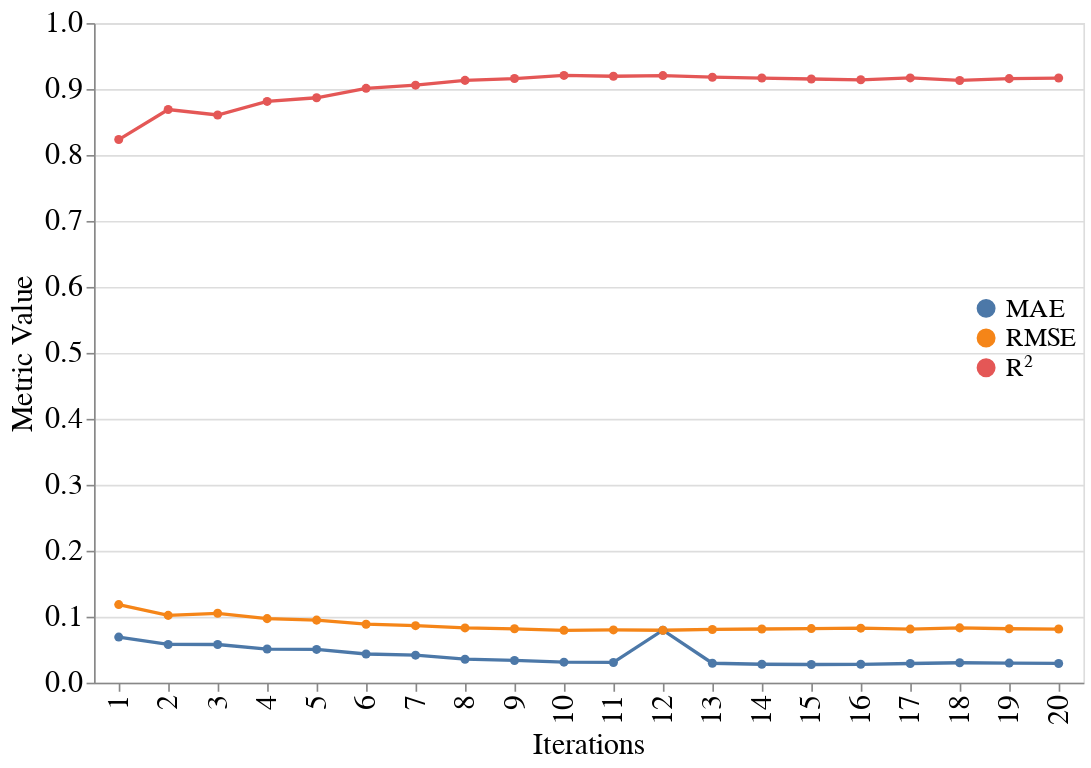

Notebook code for this chart:
### Code cell
import altair as alt

chart = alt.Chart(df_long2).mark_line(point=True).encode(
    x=alt.X('Iteration:O', title='Iterations', axis=alt.Axis(titleFontSize=18, titleFontWeight='normal', labelFontSize=18)),
    y=alt.Y('Value:Q', title='Metric Value', axis=alt.Axis(titleFontSize=18, titleFontWeight='normal', labelFontSize=18)),
    color=alt.Color('Metric:N', title=None),  # remove "Metrics" title
    tooltip=['Iteration', 'Metric', 'Value']
).configure(
    # Font size configurations
    title=alt.TitleConfig(fontSize=20),
    axis=alt.AxisConfig(
        titleFontSize=20,
        labelFontSize=20
    ),
    legend=alt.LegendConfig(
        titleFontSize=16,
        labelFontSize=16,
        # Position the legend inside the chart
        orient='none',
        legendX=533,  # Adjust the x-position as needed
        legendY=165    # Adjust the y-position as needed
    )
).properties(
    # Chart size
    width=600,
    height=400
)

chart

### Figure 1 — Vega-Lite specification as saved in the notebook (floating-point values rounded to 4 significant figures)
{"config": {"view": {"continuousWidth": 300, "continuousHeight": 300}, "axis": {"labelFontSize": 20, "titleFontSize": 20}, "legend": {"labelFontSize": 16, "legendX": 533, "legendY": 165, "orient": "none", "titleFontSize": 16}, "title": {"fontSize": 20}}, "data": {"name": "data-b9bff48d61434bff24b9e748248e78e9"}, "mark": {"type": "line", "point": true}, "encoding": {"color": {"field": "Metric", "title": null, "type": "nominal"}, "tooltip": [{"field": "Iteration", "type": "quantitative"}, {"field": "Metric", "type": "nominal"}, {"field": "Value", "type": "quantitative"}], "x": {"axis": {"labelFontSize": 18, "titleFontSize": 18, "titleFontWeight": "normal"}, "field": "Iteration", "title": "Iterations", "type": "ordinal"}, "y": {"axis": {"labelFontSize": 18, "titleFontSize": 18, "titleFontWeight": "normal"}, "field": "Value", "title": "Metric Value", "type": "quantitative"}}, "height": 400, "width": 600, "$schema": "https://vega.github.io/schema/vega-lite/v5.20.1.json", "datasets": {"data-b9bff48d61434bff24b9e748248e78e9": [{"Iteration": 1, "Metric": "MAE", "Value": 0.06915}, {"Iteration": 2, "Metric": "MAE", "Value": 0.05796}, {"Iteration": 3, "Metric": "MAE", "Value": 0.05787}, {"Iteration": 4, "Metric": "MAE", "Value": 0.05099}, {"Iteration": 5, "Metric": "MAE", "Value": 0.05043}, {"Iteration": 6, "Metric": "MAE", "Value": 0.04347}, {"Iteration": 7, "Metric": "MAE", "Value": 0.04176}, {"Iteration": 8, "Metric": "MAE", "Value": 0.03563}, {"Iteration": 9, "Metric": "MAE", "Value": 0.0337}, {"Iteration": 10, "Metric": "MAE", "Value": 0.0311}, {"Iteration": 11, "Metric": "MAE", "Value": 0.03068}, {"Iteration": 12, "Metric": "MAE", "Value": 0.07951}, {"Iteration": 13, "Metric": "MAE", "Value": 0.02948}, {"Iteration": 14, "Metric": "MAE", "Value": 0.02795}, {"Iteration": 15, "Metric": "MAE", "Value": 0.0276}, {"Iteration": 16, "Metric": "MAE", "Value": 0.02788}, {"Iteration": 17, "Metric": "MAE", "Value": 0.02905}, {"Iteration": 18, "Metric": "MAE", "Value": 0.03019}, {"Iteration": 19, "Metric": "MAE", "Value": 0.02972}, {"Iteration": 20, "Metric": "MAE", "Value": 0.02913}, {"Iteration": 1, "Metric": "RMSE", "Value": 0.1184}, {"Iteration": 2, "Metric": "RMSE", "Value": 0.102}, {"Iteration": 3, "Metric": "RMSE", "Value": 0.1052}, {"Iteration": 4, "Metric": "RMSE", "Value": 0.09712}, {"Iteration": 5, "Metric": "RMSE", "Value": 0.09483}, {"Iteration": 6, "Metric": "RMSE", "Value": 0.08865}, {"Iteration": 7, "Metric": "RMSE", "Value": 0.08647}, {"Iteration": 8, "Metric": "RMSE", "Value": 0.08306}, {"Iteration": 9, "Metric": "RMSE", "Value": 0.08171}, {"Iteration": 10, "Metric": "RMSE", "Value": 0.07937}, {"Iteration": 11, "Metric": "RMSE", "Value": 0.07999}, {"Iteration": 12, "Metric": "RMSE", "Value": 0.07951}, {"Iteration": 13, "Metric": "RMSE", "Value": 0.08071}, {"Iteration": 14, "Metric": "RMSE", "Value": 0.08137}, {"Iteration": 15, "Metric": "RMSE", "Value": 0.08204}, {"Iteration": 16, "Metric": "RMSE", "Value": 0.08264}, {"Iteration": 17, "Metric": "RMSE", "Value": 0.08126}, {"Iteration": 18, "Metric": "RMSE", "Value": 0.08311}, {"Iteration": 19, "Metric": "RMSE", "Value": 0.08178}, {"Iteration": 20, "Metric": "RMSE", "Value": 0.08135}, {"Iteration": 1, "Metric": "R²", "Value": 0.8234}, {"Iteration": 2, "Metric": "R²", "Value": 0.8689}, {"Iteration": 3, "Metric": "R²", "Value": 0.8607}, {"Iteration": 4, "Metric": "R²", "Value": 0.8812}, {"Iteration": 5, "Metric": "R²", "Value": 0.8868}, {"Iteration": 6, "Metric": "R²", "Value": 0.901}, {"Iteration": 7, "Metric": "R²", "Value": 0.9059}, {"Iteration": 8, "Metric": "R²", "Value": 0.9131}, {"Iteration": 9, "Metric": "R²", "Value": 0.9159}, {"Iteration": 10, "Metric": "R²", "Value": 0.9207}, {"Iteration": 11, "Metric": "R²", "Value": 0.9194}, {"Iteration": 12, "Metric": "R²", "Value": 0.9204}, {"Iteration": 13, "Metric": "R²", "Value": 0.918}, {"Iteration": 14, "Metric": "R²", "Value": 0.9166}, {"Iteration": 15, "Metric": "R²", "Value": 0.9153}, {"Iteration": 16, "Metric": "R²", "Value": 0.914}, {"Iteration": 17, "Metric": "R²", "Value": 0.9169}, {"Iteration": 18, "Metric": "R²", "Value": 0.913}, {"Iteration": 19, "Metric": "R²", "Value": 0.9158}, {"Iteration": 20, "Metric": "R²", "Value": 0.9167}]}}
